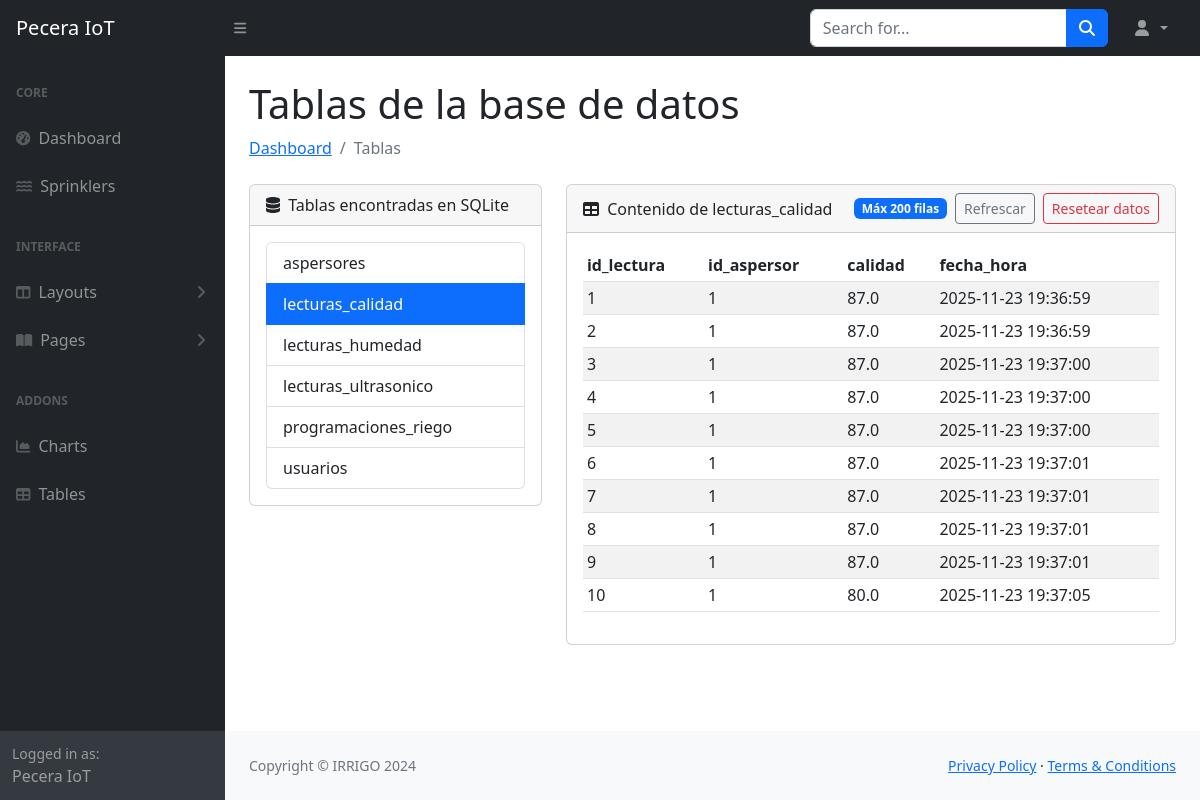
The app's page /tables?table=lecturas_calidad with its own data.
### tables this page shows
CREATE TABLE lecturas_calidad (
                id_lectura INTEGER PRIMARY KEY AUTOINCREMENT,
                id_aspersor INTEGER NOT NULL,
                calidad REAL,
                fecha_hora DATETIME DEFAULT CURRENT_TIMESTAMP,
                FOREIGN KEY (id_aspersor) REFERENCES aspersores(id_aspersor) ON DELETE CASCADE
            );

### app.py (the view)
@app.route('/tables')
def tables():
    connection = get_db_connection()
    tablas = []
    selected_table = request.args.get('table')
    columnas = []
    filas = []
    if connection:
        cursor = connection.cursor()
        cursor.execute("""
            SELECT name
            FROM sqlite_master
            WHERE type='table' AND name NOT LIKE 'sqlite_%'
            ORDER BY name
        """)
        tablas = [row['name'] for row in cursor.fetchall()]
        if selected_table in tablas:
            try:
                cursor.execute(f"PRAGMA table_info({selected_table})")
                columnas = [row['name'] for row in cursor.fetchall()]
                cursor.execute(f"SELECT * FROM {selected_table} LIMIT 200")
                filas = cursor.fetchall()
            except Exception as e:
                print(f"Error al consultar tabla {selected_table}: {e}")
        cursor.close()
        connection.close()
    return render_template('tables.html',
                           tablas=tablas,
                           selected_table=selected_table if selected_table in tablas else None,
                           columnas=columnas,
                           filas=filas)

### app.py (called while the page is built)
def get_db_connection():
    try:
        connection = sqlite3.connect(DATABASE)
        connection.row_factory = sqlite3.Row  # Para acceder a columnas por nombre
        return connection
    except Exception as e:
        print(f"Error al conectar a la base de datos: {e}")
        return None

### templates/tables.html (shortened to what this page needs)
{% extends "base2.html" %}
{% block content %}
<div class="container-fluid px-4">
    <h1 class="mt-4">Tablas de la base de datos</h1>
    <ol class="breadcrumb mb-4">
        <li class="breadcrumb-item"><a href="{{ url_for('index') }}">Dashboard</a></li>
        <li class="breadcrumb-item active">Tablas</li>
    </ol>
    <div class="row">
        <div class="col-lg-4">
            <div class="card mb-4">
                <div class="card-header">
                    <i class="fas fa-database me-1"></i>
                    Tablas encontradas en SQLite
                </div>
                <div class="card-body">
                    {% if tablas %}
                    <div class="list-group">
                        {% for t in tablas %}
                        <a class="list-group-item list-group-item-action {% if selected_table == t %}active{% endif %}"
                           href="{{ url_for('tables', table=t) }}">
                            {{ t }}
                        </a>
                        {% endfor %}
                    </div>
                    {% else %}
                    <p class="mb-0">No se encontraron tablas.</p>
                    {% endif %}
                </div>
            </div>
        </div>
        <div class="col-lg-8">
            <div class="card mb-4">
                <div class="card-header d-flex justify-content-between align-items-center">
                    <span>
                        <i class="fas fa-table me-1"></i>
                        {% if selected_table %}Contenido de {{ selected_table }}{% else %}Selecciona una tabla{% endif %}
                    </span>
                    {% if selected_table %}
                    <div class="d-flex align-items-center gap-2">
                        <span class="badge bg-primary">Máx 200 filas</span>
                        <a class="btn btn-sm btn-outline-secondary" href="{{ url_for('tables', table=selected_table) }}">Refrescar</a>
                        {% if selected_table in ['datos_sensores','lecturas_humedad','lecturas_ultrasonico','lecturas_calidad'] %}
                        <form method="post" action="
                            {% if selected_table == 'datos_sensores' %}
                                {{ url_for('reset_datos_sensores') }}
                            {% else %}
                                {{ url_for('reset_lecturas', sensor_table=selected_table) }}
                            {% endif %}
                        " onsubmit="return confirm('¿Eliminar todos los registros de {{ selected_table }}?');">
                            <button type="submit" class="btn btn-sm btn-outline-danger">Resetear datos</button>
                        </form>
                        {% endif %}
                    </div>
                    {% endif %}
                </div>
                <div class="card-body">
                    {% if selected_table %}
                        {% if filas %}
                        <div class="table-responsive">
                            <table class="table table-striped table-sm align-middle">
                                <thead>
                                    <tr>
                                        {% for col in columnas %}
                                        <th>{{ col }}</th>
                                        {% endfor %}
                                    </tr>
                                </thead>
                                <tbody>
                                    {% for row in filas %}
                                    <tr>
                                        {% for col in columnas %}
                                        <td>{{ row[col] }}</td>
                                        {% endfor %}
                                    </tr>
                                    {% endfor %}
                                </tbody>
                            </table>
                        </div>
                        {% else %}
                        <p class="mb-0">La tabla está vacía.</p>
                        {% endif %}
                    {% else %}
                        <p class="mb-0">Selecciona una tabla de la lista para ver sus registros.</p>
                    {% endif %}
                </div>
            </div>
        </div>
    </div>
</div>
{% endblock %}

### records on screen
lecturas_calidad: id_lectura "1" "1" "87.0" "2025-11-23 19:36:59"
lecturas_calidad: id_lectura "2" "1" "87.0" "2025-11-23 19:36:59"
lecturas_calidad: id_lectura "3" "1" "87.0" "2025-11-23 19:37:00"
lecturas_calidad: id_lectura "4" "1" "87.0" "2025-11-23 19:37:00"
lecturas_calidad: id_lectura "5" "1" "87.0" "2025-11-23 19:37:00"
lecturas_calidad: id_lectura "6" "1" "87.0" "2025-11-23 19:37:01"
lecturas_calidad: id_lectura "7" "1" "87.0" "2025-11-23 19:37:01"
lecturas_calidad: id_lectura "8" "1" "87.0" "2025-11-23 19:37:01"
lecturas_calidad: id_lectura "9" "1" "87.0" "2025-11-23 19:37:01"
lecturas_calidad: id_lectura "10" "1" "80.0" "2025-11-23 19:37:05"

### other values on screen
{{ t }} "aspersores" "lecturas_calidad" "lecturas_humedad" "lecturas_ultrasonico" "programaciones_riego" "usuarios"
{{ selected_table }} "lecturas_calidad"
{{ col }} "id_lectura" "id_aspersor" "calidad" "fecha_hora"
